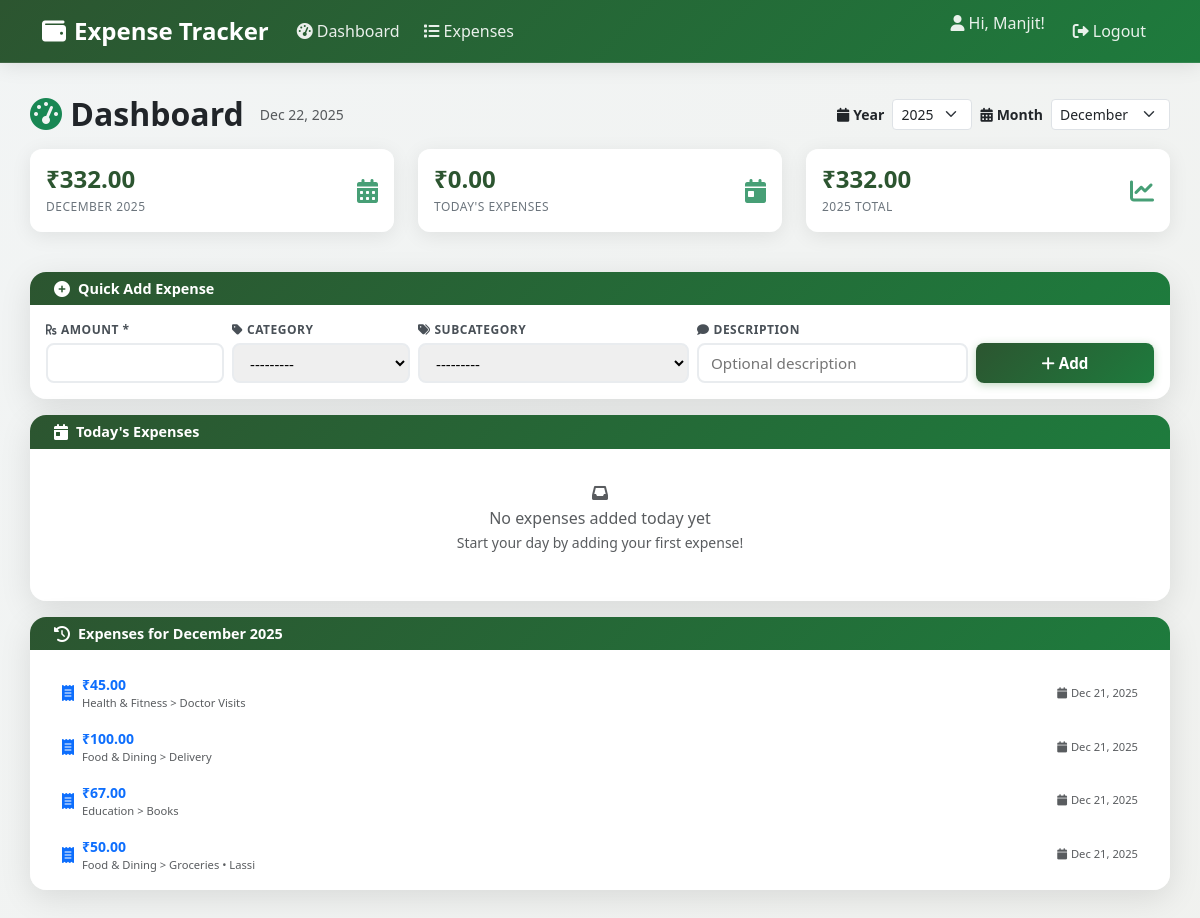
The page / (signed in) on the database as committed earlier.
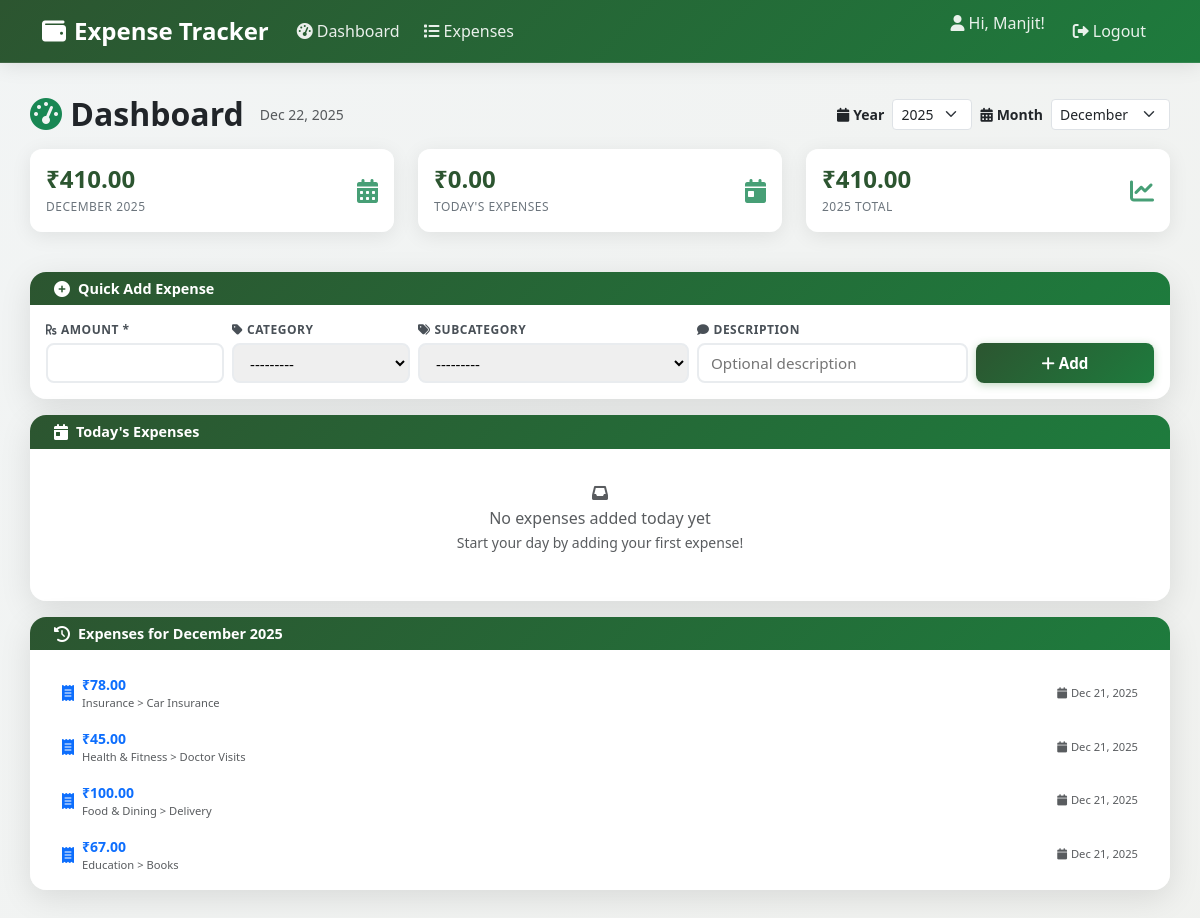
The same page on the database as committed later.
### ledger/models.py (models this page shows, shortened)
class Expense(models.Model):
    user = models.ForeignKey(settings.AUTH_USER_MODEL, on_delete=models.CASCADE)
    category = models.ForeignKey(Category, on_delete=models.CASCADE, null=True, blank=True)
    subcategory = models.ForeignKey(Subcategory, on_delete=models.SET_NULL, null=True, blank=True)
    amount = models.DecimalField(max_digits=10, decimal_places=2, validators=[MinValueValidator(0.01)])
    description = models.CharField(max_length=255, blank=True)
    date = models.DateField()
    created_at = models.DateTimeField(auto_now_add=True)
    class Meta:
        ordering = ['-date', '-created_at']

class Subcategory(models.Model):
    category = models.ForeignKey(Category, on_delete=models.CASCADE, related_name='subcategories')
    name = models.CharField(max_length=100)
    created_at = models.DateTimeField(auto_now_add=True)
    class Meta:
        unique_together = ('category', 'name')
        ordering = ['category__name', 'name']
    def __str__(self):
        return f"{self.category.name} > {self.name}"
    @property
    def full_name(self):
        return str(self)

class Category(models.Model):
    name = models.CharField(max_length=100, unique=True)
    created_at = models.DateTimeField(auto_now_add=True)
    class Meta:
        ordering = ['name']
    def __str__(self):
        return self.name

### ledger/views.py (the view)
# urls.py: path('', views.dashboard, name='dashboard'),
@login_required
def dashboard(request):
    today = date.today()
    selected_year = request.GET.get('year', today.year)
    selected_month = request.GET.get('month', today.month)
    try:
        selected_year = int(selected_year)
        selected_month = int(selected_month)
    except (ValueError, TypeError):
        selected_year = today.year
        selected_month = today.month
    month_expenses = Expense.objects.filter(
        user=request.user,
        date__year=selected_year,
        date__month=selected_month
    )
    total_month = month_expenses.aggregate(total=Sum('amount'))['total'] or 0
    if selected_year == today.year and selected_month == today.month:
        today_expenses = Expense.objects.filter(user=request.user, date=today)
        total_today = today_expenses.aggregate(total=Sum('amount'))['total'] or 0
    else:
        today_expenses = Expense.objects.none()
        total_today = 0
    year_expenses = Expense.objects.filter(
        user=request.user,
        date__year=selected_year
    )
    total_year = year_expenses.aggregate(total=Sum('amount'))['total'] or 0
    if request.method == 'POST':
        form = ExpenseForm(request.POST, user=request.user)
        if form.is_valid():
            expense = form.save(commit=False)
            expense.user = request.user
            expense.save()
            return redirect('dashboard')
    else:
        form = ExpenseForm(initial={'date': today}, user=request.user)
    year_options = []
    for year in range(today.year, today.year - 6, -1):
        year_options.append(year)
    import calendar
    month_options = []
    for month in range(1, 13):
        month_options.append((month, calendar.month_name[month]))
    selected_month_name = calendar.month_name[selected_month]
    context = {
        'total_month': total_month,
        'total_today': total_today,
        'total_year': total_year,
        'today_expenses': today_expenses,
        'month_expenses': month_expenses.order_by('-date', '-created_at')[:10],  # Recent expenses for selected month
        'form': form,
        'today': today,
        'selected_year': selected_year,
        'selected_month': selected_month,
        'selected_month_name': selected_month_name,
        'year_options': year_options,
        'month_options': month_options,
        'subcategory_category_map': getattr(form, 'subcategory_category_map', {}),
    }
    return render(request, 'ledger/dashboard.html', context)

### ledger/templates/ledger/dashboard.html (shortened to what the changed rows need)
{% extends 'ledger/base.html' %}
{% load humanize %}
{% block content %}
<div class="row mb-3">
    <div class="col-12">
        <div class="d-flex justify-content-between align-items-center">
            <div class="d-flex align-items-center">
                <h2 class="mb-0 me-3">
                    <i class="fas fa-tachometer-alt text-success"></i>
                    <span class="fw-bold">Dashboard</span>
                </h2>
            </div>
        </div>
    </div>
</div>
<div class="row mb-3">
    <div class="col-md-4 mb-3">
        <div class="stats-card-compact">
            <div class="d-flex align-items-center justify-content-between">
                <div>
                    <div class="stats-value">₹{{ total_month|floatformat:2|intcomma }}</div>
                    <div class="stats-label">{{ selected_month_name }} {{ selected_year }}</div>
                </div>
            </div>
        </div>
    </div>
    <div class="col-md-4 mb-3">
        <div class="stats-card-compact">
            <div class="d-flex align-items-center justify-content-between">
                <div>
                    <div class="stats-value">₹{{ total_year|floatformat:2|intcomma }}</div>
                    <div class="stats-label">{{ selected_year }} Total</div>
                </div>
            </div>
        </div>
    </div>
</div>
<div class="row">
    <div class="col-12">
        <div class="card-custom">
            <div class="card-body scrollable-content p-3">
                {% if month_expenses %}
                    <div class="list-group list-group-flush">
                        {% for expense in month_expenses %}
                            <div class="list-group-item d-flex justify-content-between align-items-center border-0 py-2">
                                <div class="d-flex align-items-center">
                                    <div class="me-2">
                                        <i class="fas fa-receipt text-primary"></i>
                                    </div>
                                    <div>
                                        <div class="fw-semibold text-primary small">₹{{ expense.amount|floatformat:2|intcomma }}</div>
                                        <div class="text-muted x-small">
                                            {% if expense.subcategory %}
                                                {{ expense.subcategory.full_name }}
                                            {% elif expense.category %}
                                                {{ expense.category.name }}
                                            {% endif %}
                                            {% if expense.description %} • {{ expense.description }}{% endif %}
                                        </div>
                                    </div>
                                </div>
                                <small class="text-muted x-small">
                                    <i class="fas fa-calendar me-1"></i>{{ expense.date|date:"M d, Y" }}
                                </small>
                            </div>
                        {% endfor %}
                    </div>
                {% else %}
                    <div class="text-center py-3">
                        <i class="fas fa-inbox text-muted mb-2"></i>
                        <h6 class="text-muted mb-1">No expenses found for {{ selected_month_name }} {{ selected_year }}</h6>
                        <p class="text-muted small">Try selecting a different month or year.</p>
                    </div>
                {% endif %}
            </div>
        </div>
    </div>
</div>
{% endblock %}

Rows that differ between the two databases and show on the page:
no longer on this page (row unchanged): Expense: amount "50.00", subcategory.full_name "Food & Dining > Groceries", description "Lassi", date "Dec 21, 2025"
added Expense: amount "78.00", subcategory.full_name "Insurance > Car Insurance", date "Dec 21, 2025"
Other text that changed with them:
{{ total_month|floatformat:2|intcomma }}: "332.00" → "410.00"
{{ total_year|floatformat:2|intcomma }}: "332.00" → "410.00"
